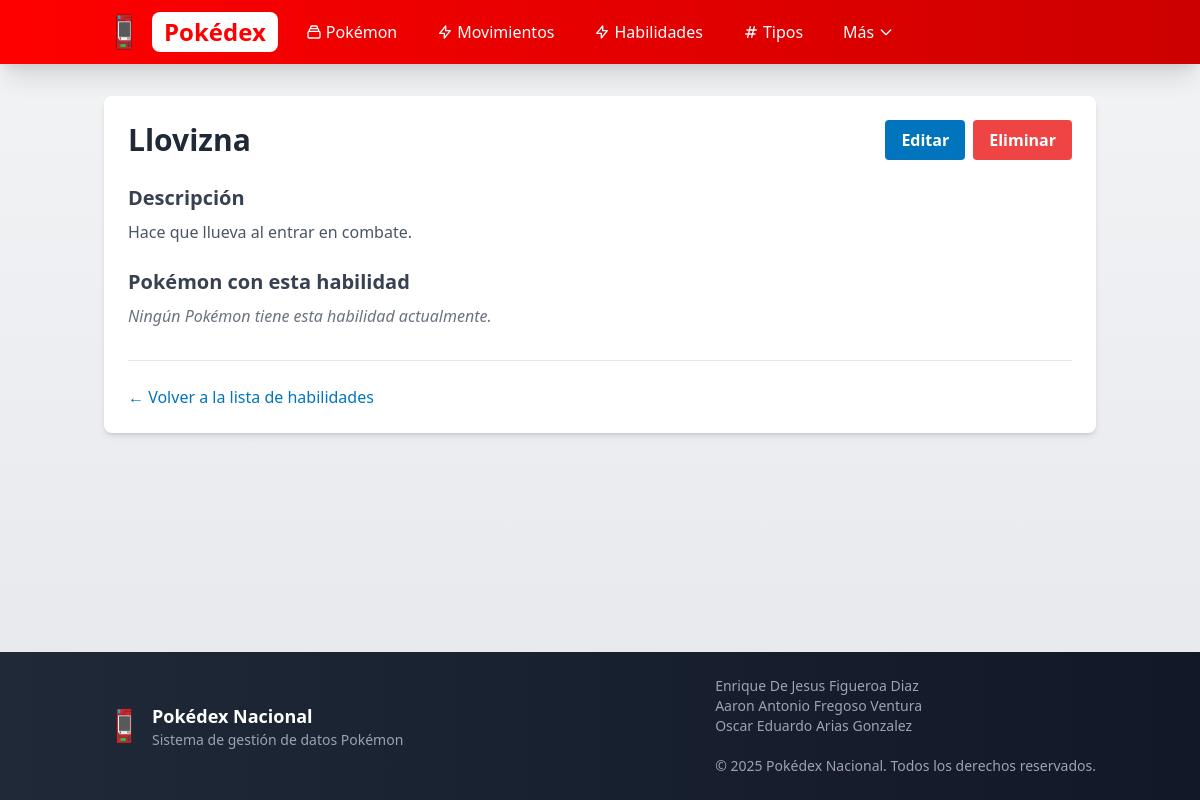
Before: /habilidades/2/ with the older database file.
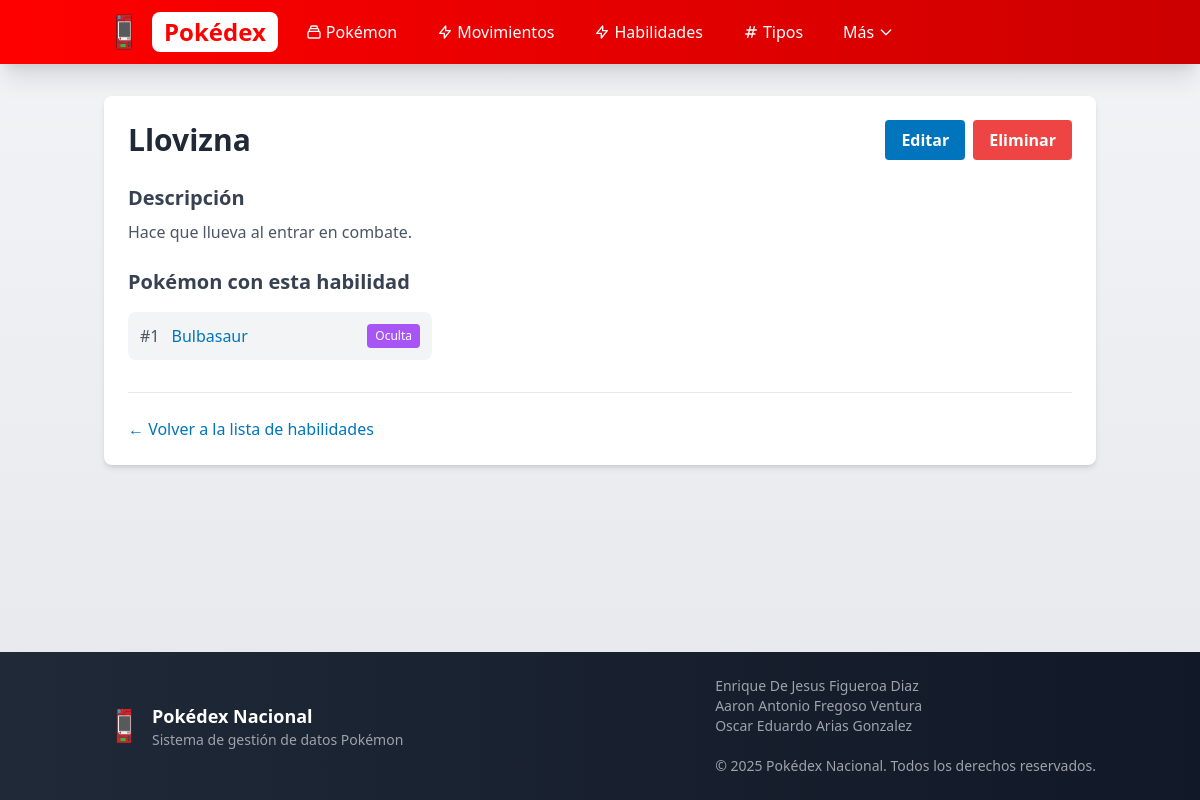
After: the same page with the newer database file.
### pokedex/models.py (models this page shows, shortened)
class PokemonHabilidad(models.Model):
    pokemon = models.ForeignKey(Pokemon, on_delete=models.CASCADE, related_name='habilidades')
    habilidad = models.ForeignKey(Habilidad, on_delete=models.CASCADE, related_name='pokemon')
    es_oculta = models.BooleanField(default=False)
    class Meta:
        verbose_name = "Habilidad de Pokémon"
        verbose_name_plural = "Habilidades de Pokémon"
        unique_together = ['pokemon', 'habilidad']

class Pokemon(models.Model):
    No_Pokemon = models.IntegerField(primary_key=True)
    Nombre = models.CharField(max_length=100, unique=True)
    Ruta_Imagen = models.CharField(max_length=255, blank=True, null=True)
    Descripcion = models.TextField(blank=True, null=True)
    Altura = models.DecimalField(max_digits=5, decimal_places=2, blank=True, null=True)
    Peso = models.DecimalField(max_digits=5, decimal_places=2, blank=True, null=True)
    class Meta:
        verbose_name = "Pokémon"
        verbose_name_plural = "Pokémon"

### pokedex/views.py (the view)
# urls.py: path('habilidades/<int:pk>/', views.HabilidadDetailView.as_view(), name='habilidad_detail'),
class HabilidadDetailView(generic.DetailView):
    model = Habilidad
    template_name = 'pokedex/habilidad_detail.html'
    context_object_name = 'habilidad'
    def get_context_data(self, **kwargs):
        context = super().get_context_data(**kwargs)
        habilidad = self.get_object()
        context['pokemons'] = PokemonHabilidad.objects.filter(
            habilidad=habilidad)
        context['descripcion'] = habilidad.Descripcion
        return context

### pokedex/templates/pokedex/habilidad_detail.html (shortened to what this page needs)
{% extends 'pokedex/base.html' %}
{% load static %}
{% block content %}
<div class="container mx-auto px-4 py-8">
    <div class="bg-white rounded-lg shadow-md overflow-hidden">
        <div class="p-6">
            <div class="flex justify-between items-center mb-6">
                <h1 class="text-3xl font-bold text-gray-800">{{ habilidad.Nombre_Habilidad }}</h1>
                <div class="flex space-x-2">
                    <a href="{% url 'habilidad_update' habilidad.id %}" class="bg-pokemon-blue hover:bg-blue-700 text-white font-bold py-2 px-4 rounded">
                        Editar
                    </a>
                    <a href="{% url 'habilidad_delete' habilidad.id %}" class="bg-red-500 hover:bg-red-700 text-white font-bold py-2 px-4 rounded">
                        Eliminar
                    </a>
                </div>
            </div>
            <div class="mb-6">
                <h2 class="text-xl font-semibold text-gray-700 mb-2">Descripción</h2>
                {% if habilidad.Descripcion %}
                <p class="text-gray-600">{{ habilidad.Descripcion }}</p>
                {% else %}
                <p class="text-gray-500 italic">Sin descripción disponible</p>
                {% endif %}
            </div>
            <div class="mb-6">
                <h2 class="text-xl font-semibold text-gray-700 mb-2">Pokémon con esta habilidad</h2>
                {% if pokemons %}
                <div class="grid grid-cols-1 md:grid-cols-2 lg:grid-cols-3 gap-4 mt-4">
                    {% for pokemon_habilidad in pokemons %}
                    <div class="flex items-center bg-gray-100 p-3 rounded-lg hover:bg-gray-200">
                        <span class="text-gray-600 font-medium">#{{ pokemon_habilidad.pokemon.No_Pokemon }}</span>
                        <a href="{% url 'pokemon_detail' pokemon_habilidad.pokemon.No_Pokemon %}" class="ml-3 text-pokemon-blue hover:text-blue-700">
                            {{ pokemon_habilidad.pokemon.Nombre }}
                        </a>
                        {% if pokemon_habilidad.es_oculta %}
                        <span class="ml-auto bg-purple-500 text-white text-xs px-2 py-1 rounded">Oculta</span>
                        {% endif %}
                    </div>
                    {% endfor %}
                </div>
                {% else %}
                <p class="text-gray-500 italic">Ningún Pokémon tiene esta habilidad actualmente.</p>
                {% endif %}
            </div>
            <div class="mt-8 border-t pt-6">
                <a href="{% url 'habilidad_list' %}" class="text-pokemon-blue hover:text-blue-700">
                    &larr; Volver a la lista de habilidades
                </a>
            </div>
        </div>
    </div>
</div>
{% endblock %}

Changed rows visible on the page:
added PokemonHabilidad: pokemon.No_Pokemon "1", pokemon.Nombre "Bulbasaur", es_oculta "Oculta"
Other visible differences:
text no longer shown: "Ningún Pokémon tiene esta habilidad actualmente."
